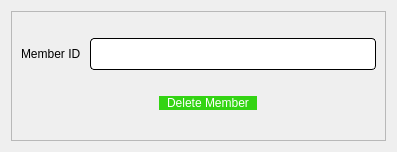
<?xml version="1.0" encoding="UTF-8"?>
<ui version="4.0">
 <class>deleteMember</class>
 <widget class="QDialog" name="deleteMember">
  <property name="geometry">
   <rect>
    <x>0</x>
    <y>0</y>
    <width>397</width>
    <height>152</height>
   </rect>
  </property>
  <property name="windowTitle">
   <string>Dialog</string>
  </property>
  <layout class="QVBoxLayout" name="verticalLayout_2">
   <item>
    <widget class="QFrame" name="frame">
     <property name="frameShape">
      <enum>QFrame::StyledPanel</enum>
     </property>
     <property name="frameShadow">
      <enum>QFrame::Raised</enum>
     </property>
     <layout class="QVBoxLayout" name="verticalLayout">
      <item>
       <layout class="QHBoxLayout" name="horizontalLayout">
        <item>
         <widget class="QLabel" name="label">
          <property name="styleSheet">
           <string notr="true">font: 10pt &quot;Comic Sans MS&quot;;
color: rgb(0, 0, 0);</string>
          </property>
          <property name="text">
           <string>Member ID </string>
          </property>
         </widget>
        </item>
        <item>
         <widget class="QLineEdit" name="ID">
          <property name="styleSheet">
           <string notr="true">QLineEdit{
	background-color: rgb(255, 255, 255);
	 border: 1px  solid;
     border-radius: 4px;
	font: 24px
}</string>
          </property>
         </widget>
        </item>
       </layout>
      </item>
      <item>
       <layout class="QHBoxLayout" name="horizontalLayout_2">
        <item>
         <spacer name="horizontalSpacer">
          <property name="orientation">
           <enum>Qt::Horizontal</enum>
          </property>
          <property name="sizeHint" stdset="0">
           <size>
            <width>138</width>
            <height>20</height>
           </size>
          </property>
         </spacer>
        </item>
        <item>
         <widget class="QPushButton" name="deleteMemberBtn">
          <property name="styleSheet">
           <string notr="true">QPushButton{
color: rgb(255, 255, 255);
font: 10pt &quot;Comic Sans MS&quot;;
border-radius:8px;
padding : 0 8px;
background: #33D413;
border -radius:10px;
}
QPushButton:hover:!pressed

{
background:#4f85e2;
}
QToolButton
{

border-radius:10px;
bacground:red;
color:red;
}

QPushButton:pressed
{
              font-size: 19px;
              transition: 0.9s; 
}</string>
          </property>
          <property name="text">
           <string>Delete Member</string>
          </property>
         </widget>
        </item>
        <item>
         <spacer name="horizontalSpacer_2">
          <property name="orientation">
           <enum>Qt::Horizontal</enum>
          </property>
          <property name="sizeHint" stdset="0">
           <size>
            <width>68</width>
            <height>20</height>
           </size>
          </property>
         </spacer>
        </item>
       </layout>
      </item>
     </layout>
    </widget>
   </item>
  </layout>
 </widget>
 <resources/>
 <connections/>
</ui>
